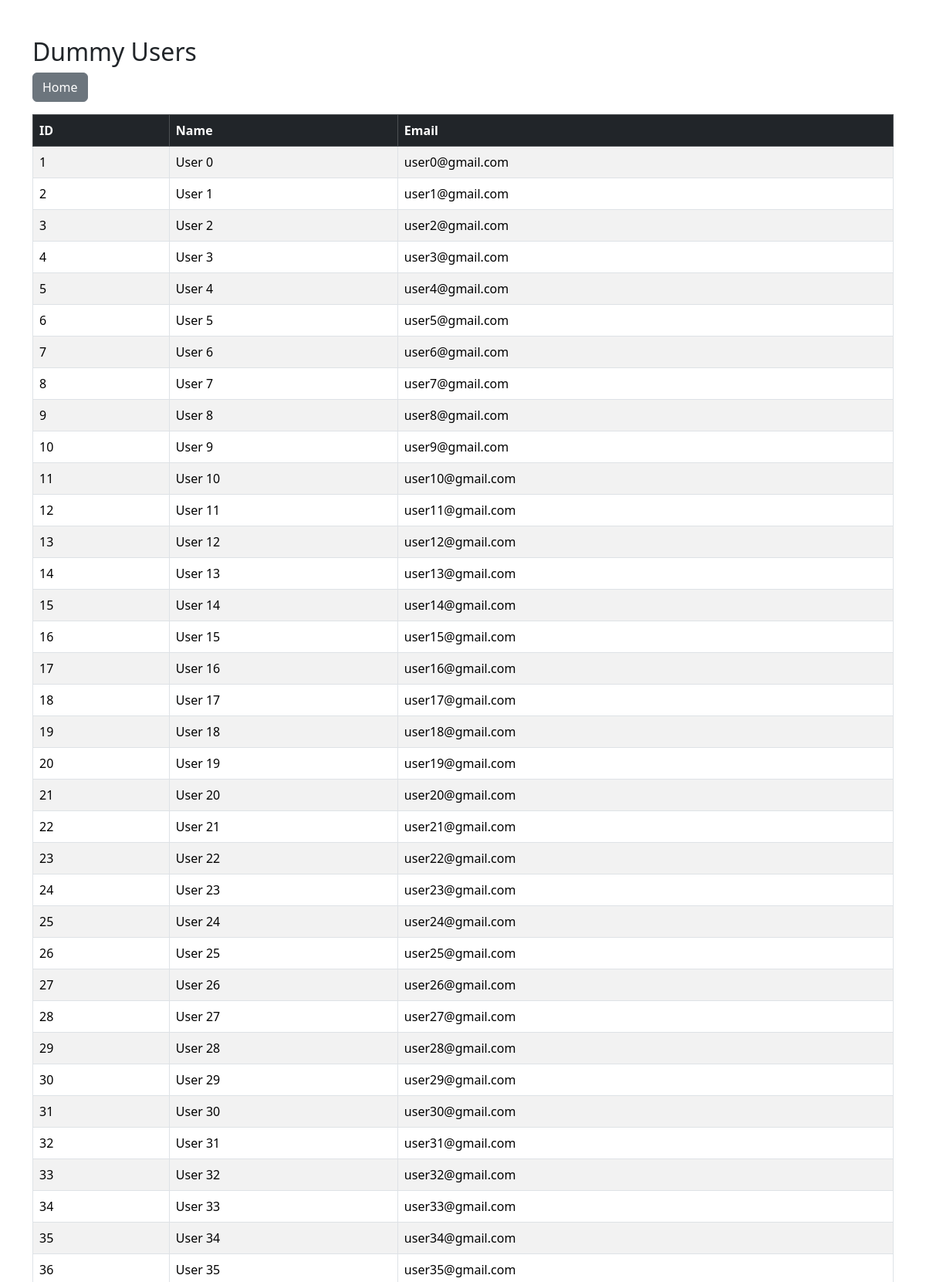
/users/ (upper part), run on the app's committed database.
### scheduler/models.py (models this page shows, shortened)
class DummyUser(models.Model):
    name = models.CharField(max_length=100)
    email = models.EmailField(unique=True)

### scheduler/views.py (the view)
# urls.py: path("users/", views.users, name="users"),
def users(request):
    users = DummyUser.objects.all()
    return render(
        request,
        "scheduler/users.html",
        {
            "users": users
        }
    )

### scheduler/templates/scheduler/users.html
{% extends "scheduler/base.html" %}
{% block content %}
<h2>Dummy Users</h2>
<a href="{% url 'home' %}" class="btn btn-secondary mb-3">
    Home
</a>
<table class="table table-bordered table-striped">
    <thead class="table-dark">
        <tr>
            <th>ID</th>
            <th>Name</th>
            <th>Email</th>
        </tr>
    </thead>
    <tbody>
    {% for user in users %}
        <tr>
            <td>{{ user.id }}</td>
            <td>{{ user.name }}</td>
            <td>{{ user.email }}</td>
        </tr>
    {% endfor %}
    </tbody>
</table>
{% endblock %}

### scheduler/templates/scheduler/base.html (shortened to what this page needs)
<!DOCTYPE html>
<html>
<head>
    <link href="https://cdn.jsdelivr.net/npm/bootstrap@5.3.3/dist/css/bootstrap.min.css"
          rel="stylesheet">
</head>
<body>
<div class="container mt-5">
    {% block content %}
    {% endblock %}
</div>
</body>
</html>

### data on the page
DummyUser: id "1", name "User 0", email "user0@gmail.com"
DummyUser: id "2", name "User 1", email "user1@gmail.com"
DummyUser: id "3", name "User 2", email "user2@gmail.com"
DummyUser: id "4", name "User 3", email "user3@gmail.com"
DummyUser: id "5", name "User 4", email "user4@gmail.com"
DummyUser: id "6", name "User 5", email "user5@gmail.com"
DummyUser: id "7", name "User 6", email "user6@gmail.com"
DummyUser: id "8", name "User 7", email "user7@gmail.com"
DummyUser: id "9", name "User 8", email "user8@gmail.com"
DummyUser: id "10", name "User 9", email "user9@gmail.com"
DummyUser: id "11", name "User 10", email "user10@gmail.com"
DummyUser: id "12", name "User 11", email "user11@gmail.com"
DummyUser: id "13", name "User 12", email "user12@gmail.com"
DummyUser: id "14", name "User 13", email "user13@gmail.com"
DummyUser: id "15", name "User 14", email "user14@gmail.com"
DummyUser: id "16", name "User 15", email "user15@gmail.com"
DummyUser: id "17", name "User 16", email "user16@gmail.com"
DummyUser: id "18", name "User 17", email "user17@gmail.com"
DummyUser: id "19", name "User 18", email "user18@gmail.com"
DummyUser: id "20", name "User 19", email "user19@gmail.com"
DummyUser: id "21", name "User 20", email "user20@gmail.com"
DummyUser: id "22", name "User 21", email "user21@gmail.com"
DummyUser: id "23", name "User 22", email "user22@gmail.com"
DummyUser: id "24", name "User 23", email "user23@gmail.com"
DummyUser: id "25", name "User 24", email "user24@gmail.com"
DummyUser: id "26", name "User 25", email "user25@gmail.com"
DummyUser: id "27", name "User 26", email "user26@gmail.com"
DummyUser: id "28", name "User 27", email "user27@gmail.com"
DummyUser: id "29", name "User 28", email "user28@gmail.com"
DummyUser: id "30", name "User 29", email "user29@gmail.com"
DummyUser: id "31", name "User 30", email "user30@gmail.com"
DummyUser: id "32", name "User 31", email "user31@gmail.com"
DummyUser: id "33", name "User 32", email "user32@gmail.com"
DummyUser: id "34", name "User 33", email "user33@gmail.com"
DummyUser: id "35", name "User 34", email "user34@gmail.com"
DummyUser: id "36", name "User 35", email "user35@gmail.com"
